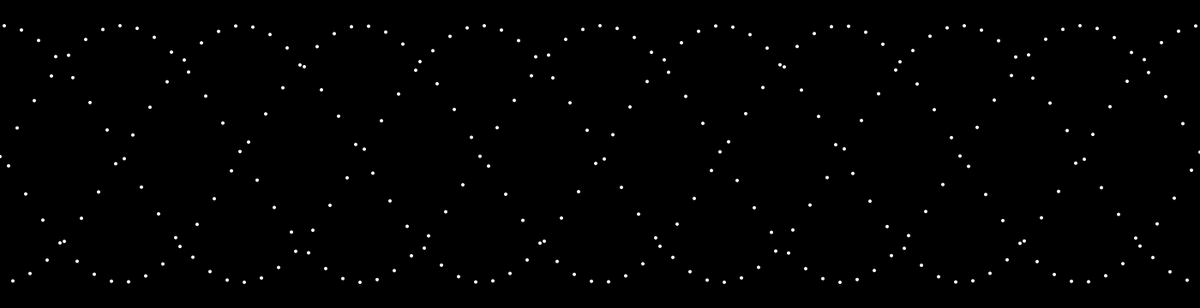
Frame 1 (no input)
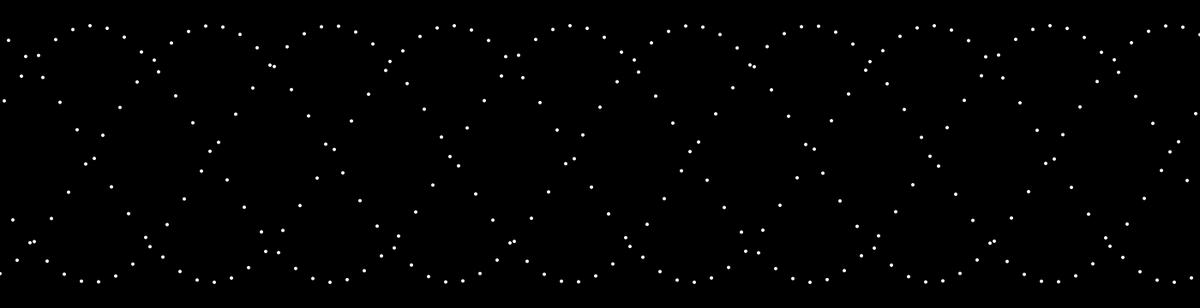
Frame 60 (the mouse pressed at the canvas centre just before this capture)
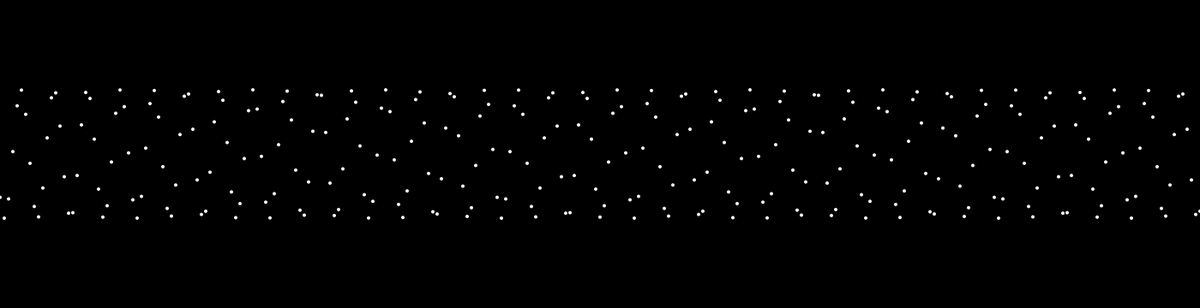
Frame 120 (the mouse held since frame 60 and released just before this capture)

The Processing sketch that drew these frames (run headless with seeded random() and noise(); from frame 60 on, the mouse is pressed at the canvas centre):

// Processing sketch: sinewave
// ── sinewave.pde
int xspacing = 5;   // How far apart should each horizontal location be spaced
int w;              // Width of entire wave

float theta = 0.0;  // Start angle at 0
float amplitude = 5.0;  // Height of wave
float period = 125.0;  // How many pixels before the wave repeats
float dx;  // Value for incrementing X, a function of period and xspacing
float[] yvalues;  // Using an array to store height values for the wave

void setup() {
  size(1400, 360);
  w = width+16;
  dx = (TWO_PI / period) * xspacing;
  yvalues = new float[w/xspacing];
}

void draw() {
  background(0);
  calcWave();
  renderWave();
}

void calcWave() {
  // Increment theta (try different values for 'angular velocity' here
  theta += 0.02;

  // For every x value, calculate a y value with sine function
  float x = theta;
  for (int i = 0; i < yvalues.length; i++) {
    yvalues[i] = sin(x)*amplitude * ((height-mouseY) / 12);
    x+= (dx + (width - mouseX))/128 ;
    //x+=dx/32;

  }
}

void renderWave() {
  noStroke();
  fill(255);
  // A simple way to draw the wave with an ellipse at each location
  for (int x = 0; x < yvalues.length; x++) {
    ellipse(x*xspacing, height/2+yvalues[x], 4, 4);
  }
}
